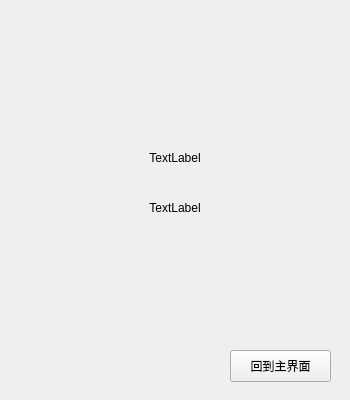
<?xml version="1.0" encoding="UTF-8"?>
<ui version="4.0">
 <class>endMatchWidget</class>
 <widget class="QWidget" name="endMatchWidget">
  <property name="geometry">
   <rect>
    <x>0</x>
    <y>0</y>
    <width>350</width>
    <height>400</height>
   </rect>
  </property>
  <property name="windowTitle">
   <string>Form</string>
  </property>
  <widget class="QLabel" name="winLabel">
   <property name="geometry">
    <rect>
     <x>0</x>
     <y>150</y>
     <width>350</width>
     <height>16</height>
    </rect>
   </property>
   <property name="text">
    <string>TextLabel</string>
   </property>
   <property name="alignment">
    <set>Qt::AlignCenter</set>
   </property>
  </widget>
  <widget class="QLabel" name="expLabel">
   <property name="geometry">
    <rect>
     <x>0</x>
     <y>200</y>
     <width>350</width>
     <height>16</height>
    </rect>
   </property>
   <property name="text">
    <string>TextLabel</string>
   </property>
   <property name="alignment">
    <set>Qt::AlignCenter</set>
   </property>
  </widget>
  <widget class="QPushButton" name="backBtn">
   <property name="geometry">
    <rect>
     <x>230</x>
     <y>350</y>
     <width>101</width>
     <height>32</height>
    </rect>
   </property>
   <property name="text">
    <string>回到主界面</string>
   </property>
  </widget>
 </widget>
 <resources/>
 <connections/>
</ui>
